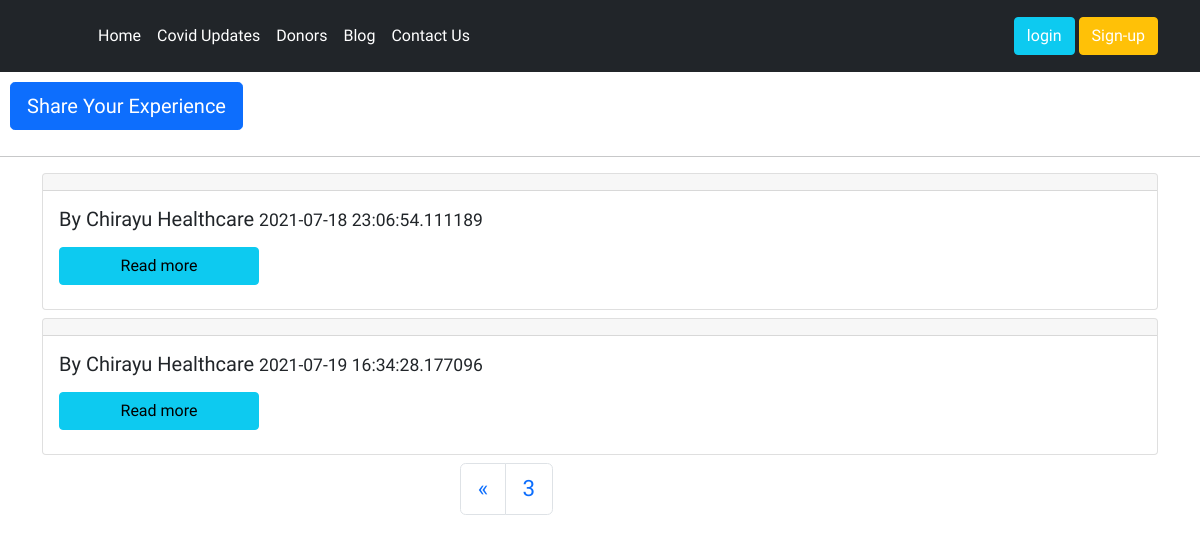
The app's page /blog/?page=3, older data.
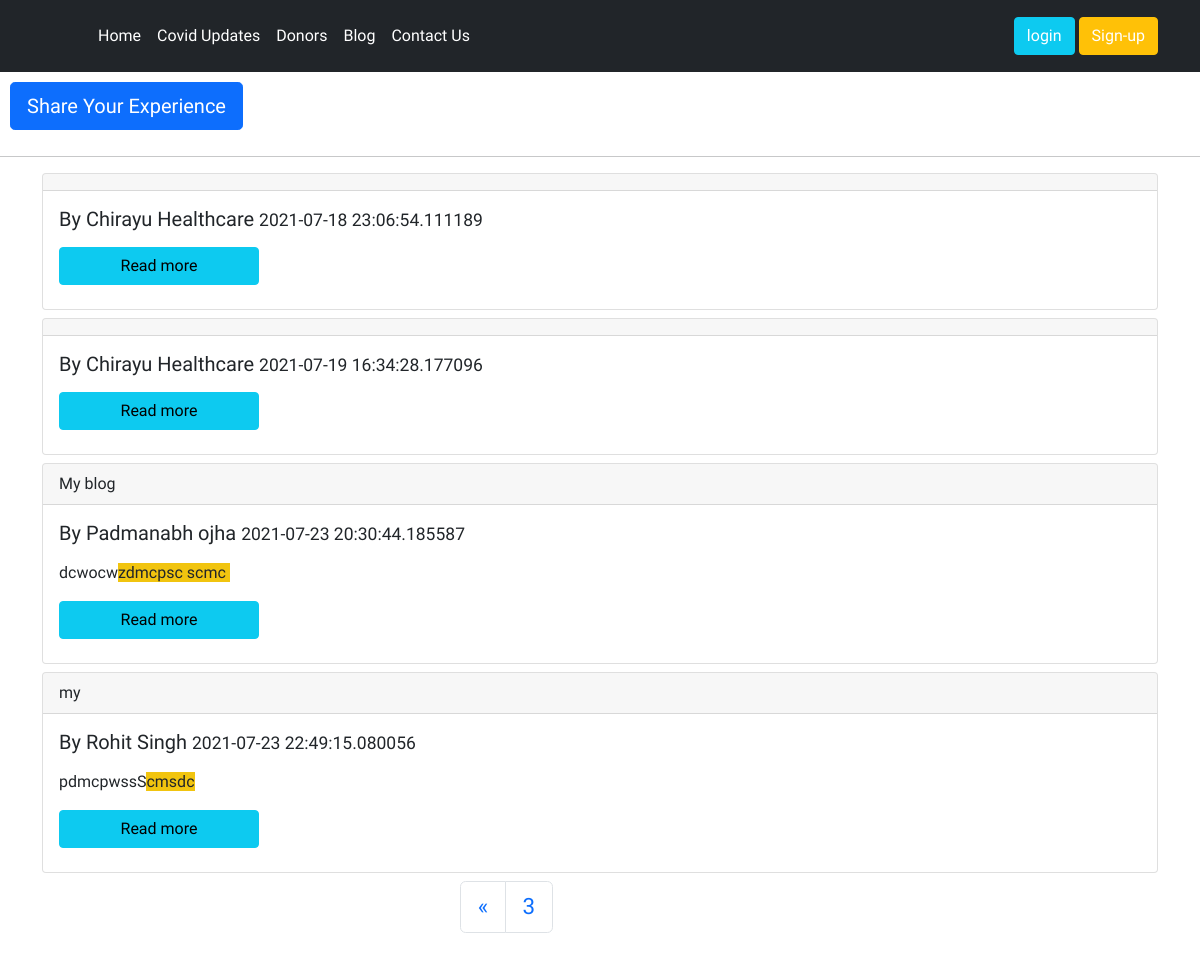
The same page, newer data.
### blog/models.py (models this page shows, shortened)
class Post(models.Model):
    sno=models.AutoField(primary_key=True)
    title=models.CharField(max_length=255)
    author=models.CharField(max_length=50)
    authorUsername=models.CharField(max_length=50, default="")
    Timestamp=models.CharField(max_length=50)
    content=models.TextField()

### blog/views.py (the view)
# urls.py: path('', views.blogHome, name='blogHome'),
def blogHome(request):
    post = Post.objects.all().order_by('sno')
    paginator = Paginator(post, 4)
    Page_number = request.GET.get('page')
    Page_obj = paginator.get_page(Page_number)
    messages.success(request, "Your message has been successfully sent")
    return render(request, 'blog/blogHome.html', {"page_obj": Page_obj})

### templates/blog/blogHome.html (shortened to what this page needs)
{% extends 'base.html' %}
{% block body %}
<a href="/blog/addblog">
  <button type="button" id="share" class="btn btn-lg btn-primary">Share Your Experience</button>
</a>
<hr>
<div class="container">
  {% for post in page_obj %}
  <div class="card my-2 cardd {% cycle 'left1' 'right1' 'left2' 'right2' %}">
    <div class="card-header">
      {{post.title}}
    </div>
    <div class="card-body">
      <h5 class="card-title">By {{post.author}} <small>{{post.Timestamp}} </small></h5>
      <p class="card-text">
        {% autoescape off %}{{post.content|slice:200}}{% endautoescape %}
      </p>
      <a href="/blog/{{post.sno}}" class="btn btn-info my-2 block">Read more</a>
    </div>
  </div>
  {% endfor %}
  <div id="pagination">
    <nav aria-label="Page navigation example">
      <ul class="pagination">
        {% if page_obj.has_previous %}
        <li class="page-item">
          <a class="page-link  right2" href="?page={{page_obj.previous_page_number}}" aria-label="Next">
            <span aria-hidden="true">&laquo;</span>
          </a>
          {% endif %}
        <li class="page-item  right2"><a class="page-link" href="#">{{page_obj.number}}</a></li>
        </li>
      </ul>
    </nav>
  </div>
</div>
{% endblock %}

### templates/base.html (shortened to what this page needs)
<!DOCTYPE html>
<html lang="en">
<head>
  <link href="https://cdn.jsdelivr.net/npm/bootstrap@5.0.2/dist/css/bootstrap.min.css" rel="stylesheet"
>
</head>
<body>
  <div id="j">
    <header  class="p-3 bg-dark text-white">
      <div id="navbar" class="container">
        <div id="navbar2" class="d-flex flex-wrap align-items-center justify-content-center justify-content-lg-start">
          <a href="/" class="d-flex align-items-center mb-2 mb-lg-0 text-white text-decoration-none">
            <svg class="bi me-2" width="40" height="32" role="img" aria-label="Bootstrap">
              <use xlink:href="#bootstrap">
              </use>
            </svg>
          </a>
          <ul class="nav col-12 col-lg-auto me-lg-auto mb-2 justify-content-center mb-md-0" id="List">
            <li><a href="/" class="nav-link px-2 text-white">Home</a></li>
            <li id="z"><a href="/covidupdates" class="nav-link px-2 text-white">Covid Updates</a></li>
            <li><a href="/donors" class="nav-link px-2 text-white">Donors</a></li>
            <li><a href="/blog" class="nav-link px-2 text-white">Blog</a></li>
            <li><a href="/contactus" class="nav-link px-2 text-white">Contact Us</a></li>
          </ul>
          {% if request.user.is_authenticated %}
          <a href="/profile" class="btn btn-info">{{request.user}}</a>
          <!-- <script type="text/javascript">
            var a = "{{request.user}}";
            console.log(a);
         </script> -->
          {% else %}
          <div class="text-end">
            <button type="button" class="btn btn-info"><a href="/login">login</a></button>
            <button type="button" class="btn btn-warning"> <a href="/nusignup">Sign-up</a> </button>
          </div>
          {% endif %}
        </div>
      </div>
    </header>
  </div>
  {% block body %}
  {% endblock body %}
</body>
</html>

### templates/blog/blogHome.html (style rules this page uses)
#pagination { margin: auto; width: 200px; zoom: 1.4; }
#share { margin: 10px; }
.left1 { animation: left1 0.3s ease-out 1 forwards; }
.right1 { position: relative; right: -200px; visibility: hidden; animation: right1 0.3s ease-out 1 0.2s forwards; }
.left2 { animation: left1 0.3s ease-out 1 0.5s forwards; right: 200px; visibility: hidden; }
.right2 { position: relative; right: -200px; visibility: hidden; animation: right1 0.3s ease-in 1 0.7s forwards; }
.block { display: block; width: 200px; }

### templates/base.html (style rules this page uses)
* { font-family: 'Baloo Bhai 2', cursive; padding: 0; margin: 0; z-index: 1; }
#j { -webkit-transition: all 0.5s ease-in-out; -moz-transition: all 0.5s ease-in-out; -o-transition: all 0.5s ease-in-out; transition: all 0.5s ease-in-out; transition: all 2s ease-in-out; height: auto; overflow: hidden; }
a { text-decoration: none; color: white; font: weight 9px; }

Row changes from the older to the newer data that the page shows:
added Post: title "My blog", author "Padmanabh ojha", Timestamp "2021-07-23 20:30:44.185587", content "dcwocw zdmcpsc scmc"
added Post: title "my", author "Rohit Singh", Timestamp "2021-07-23 22:49:15.080056", content "pdmcpwssS cmsdc"
